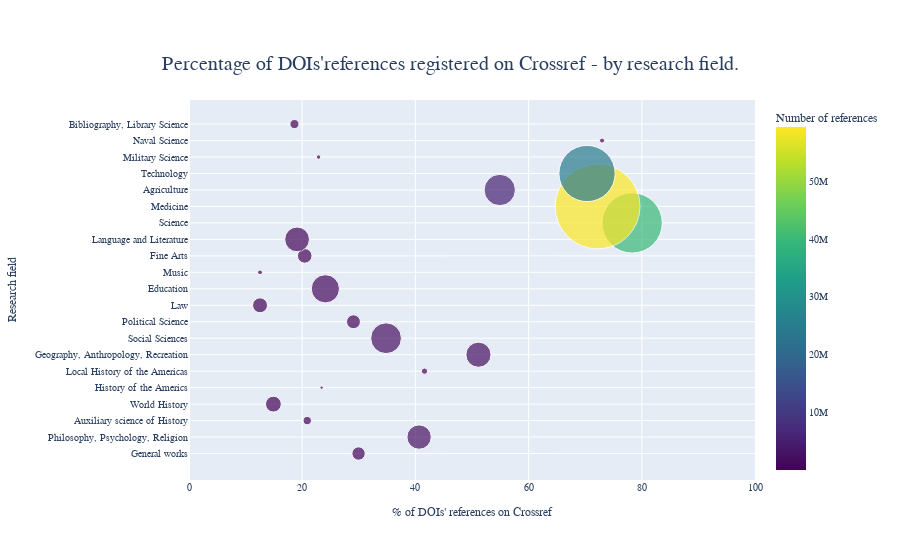

Notebook code for this chart:
### Code cell
frame = frame.groupby('subject').sum()
frame =frame.apply(lambda x: pd.to_numeric(x, errors='coerce'))
frame['perc_ref'] = (frame['reference']/frame['on-crossref'])*100
fig = px.scatter(frame,x='perc_ref',y=frame.index,size='doi-num', color="ref-num", color_continuous_scale=px.colors.sequential.Viridis,
    size_max=60,
    labels={ "subject": "Research field", "perc_ref": "% of DOIs' references on Crossref", "ref-num":"Number of references" },
    title="Percentage of DOIs'references registered on Crossref - by research field.")


for idx in range(len(fig.data)):
    fig.data[idx].y = ['General works','Philosophy, Psychology, Religion','Auxiliary science of History', 'World History', 'History of the Americs', 'Local History of the Americas', 'Geography, Anthropology, Recreation', 'Social Sciences', 'Political Science', 'Law', 'Education', 'Music', 'Fine Arts', 'Language and Literature', 'Science', 'Medicine', 'Agriculture', 'Technology', 'Military Science', 'Naval Science', 'Bibliography, Library Science']
fig.update_xaxes(range=[0, 100])
fig.update_layout(
    font_family="sans-serif",
    title_font_size=20,
    font_size=10,
    title = {'xanchor': 'center', 'y':0.9,'x':0.5},
)
fig.show()

### Figure 1 — Plotly figure (JSON) as saved in the notebook; plotly's stock layout.template omitted (floating-point values rounded to 4 significant figures)
{"data": [{"hovertemplate": "% of DOIs' references on Crossref=%{x}<br>Research field=%{y}<br>doi-num=%{marker.size}<br>Number of references=%{marker.color}<extra></extra>", "legendgroup": "", "marker": {"color": [529997, 2821811, 115290, 207042, 6385, 111545, 2422173, 2703868, 469575, 213456, 1386356, 19038, 245028, 724686, 40242563, 59468792, 5607402, 24539027, 27811, 187227, 97384], "coloraxis": "coloraxis", "size": [49306, 163738, 19557, 69257, 3064, 10681, 174519, 261053, 53418, 61555, 219770, 6391, 58754, 168869, 1007821, 1989720, 271424, 874929, 5452, 6883, 22953], "sizemode": "area", "sizeref": 552.7, "symbol": "circle"}, "mode": "markers", "name": "", "orientation": "h", "showlegend": false, "type": "scatter", "x": [29.96, 40.65, 20.89, 14.91, 23.43, 41.61, 51.14, 34.82, 29.06, 12.55, 24.09, 12.55, 20.45, 19.1, 78.29, 72.19, 54.9, 70.32, 22.9, 72.98, 18.63], "xaxis": "x", "y": ["General works", "Philosophy, Psychology, Religion", "Auxiliary science of History", "World History", "History of the Americs", "Local History of the Americas", "Geography, Anthropology, Recreation", "Social Sciences", "Political Science", "Law", "Education", "Music", "Fine Arts", "Language and Literature", "Science", "Medicine", "Agriculture", "Technology", "Military Science", "Naval Science", "Bibliography, Library Science"], "yaxis": "y"}], "layout": {"coloraxis": {"colorbar": {"title": {"text": "Number of references"}}, "colorscale": [[0, "#440154"], [0.1111, "#482878"], [0.2222, "#3e4989"], [0.3333, "#31688e"], [0.4444, "#26828e"], [0.5556, "#1f9e89"], [0.6667, "#35b779"], [0.7778, "#6ece58"], [0.8889, "#b5de2b"], [1, "#fde725"]]}, "font": {"family": "sans-serif", "size": 10}, "legend": {"itemsizing": "constant", "tracegroupgap": 0}, "title": {"font": {"size": 20}, "text": "Percentage of DOIs'references registered on Crossref - by research field.", "x": 0.5, "xanchor": "center", "y": 0.9}, "xaxis": {"anchor": "y", "domain": [0, 1], "range": [0, 100], "title": {"text": "% of DOIs' references on Crossref"}}, "yaxis": {"anchor": "x", "domain": [0, 1], "title": {"text": "Research field"}}}}
